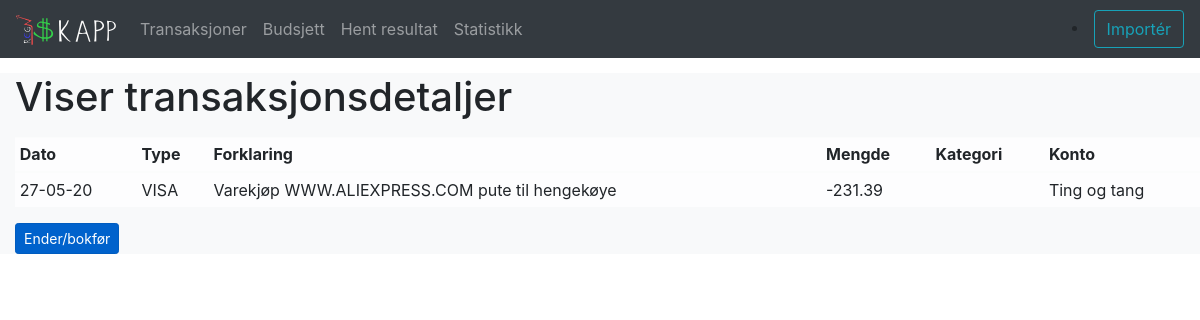
The app's page /transactions/2/ with its own data.
### transactions/models.py (models this page shows, shortened)
class Transaction(models.Model): #Klasse som representerer ein transaksjon
    date = models.DateField()
    transaction_type = models.CharField(max_length=30, null=True)
    description = models.CharField(max_length=200)
    amount = models.DecimalField(max_digits=10,
                                 decimal_places=2,
                                 default=0)
    happy = models.PositiveSmallIntegerField(choices=HAPPY_CHOICES, blank=True, null=True)
    account = models.ForeignKey(Account,
                                blank=True,
                                null=True,
                                on_delete=models.SET_NULL
                                )
    category = models.ForeignKey(Category,
                                 blank=True,
                                 null=True,
                                 on_delete=models.SET_NULL
                                 )
    project = models.ForeignKey(Project,
                                blank=True,
                                null=True,
                                on_delete=models.SET_NULL
                                )

class Account(models.Model):
    name = models.CharField(max_length=30)
    description = models.CharField(max_length=100)
    category = models.ForeignKey(Category,
                                 blank=False,
                                 on_delete=models.CASCADE)
    account_type = models.CharField(
        max_length=8,
        choices=ACCOUNT_CHOICES,
        blank=False,
        null=True,
        default="expence")
    def __str__(self):
        return "{}".format(self.name)

### transactions/views.py (the view)
# urls.py: path("<int:pk>/", TransactionDetailView.as_view(), name="transaction-detail"),
class TransactionDetailView(DetailView):
    model = Transaction

### transactions/templates/transactions/transaction_detail.html
{%extends "../base.html"%}
{% block content %}
<h1> Viser transaksjonsdetaljer </h1>
<p>
<table class="table table-sm table-hover table-light">
<thead>
    <tr>
      <th scope="col"> Dato </th>
      <th scope="col"> Type </th>
      <th scope="col"> Forklaring </th>
      <th scope="col"> Mengde </th>
      <th scope="col"> Kategori </th>
      <th scope="col"> Konto </th>
    </tr>
    </thead>
 <tr>
      <td scope="row">{{ object.date|date:"d-m-y" }}</td>
      <td>{{ object.transaction_type }}</td>
      <td>{{ object.description }}</td>
      <td>{{ object.amount }}</td>
      <td>{{ object.category|default_if_none:"" }}</td>
      <td> {{object.account|default_if_none:""}} </td>
    </tr>
</table>
</p>
<p>
<td><a href="{% url 'transactions:transaction-update' object.pk %}" class="btn btn-primary btn-sm active" role="button" aria-pressed="true">Ender/bokfør</a> </td>
</p>
{% endblock %}

### records on screen
Transaction: date "27-05-20", transaction_type "VISA", description "Varekjøp WWW.ALIEXPRESS.COM pute til hengekøye", amount "-231.39", account "Ting og tang"
